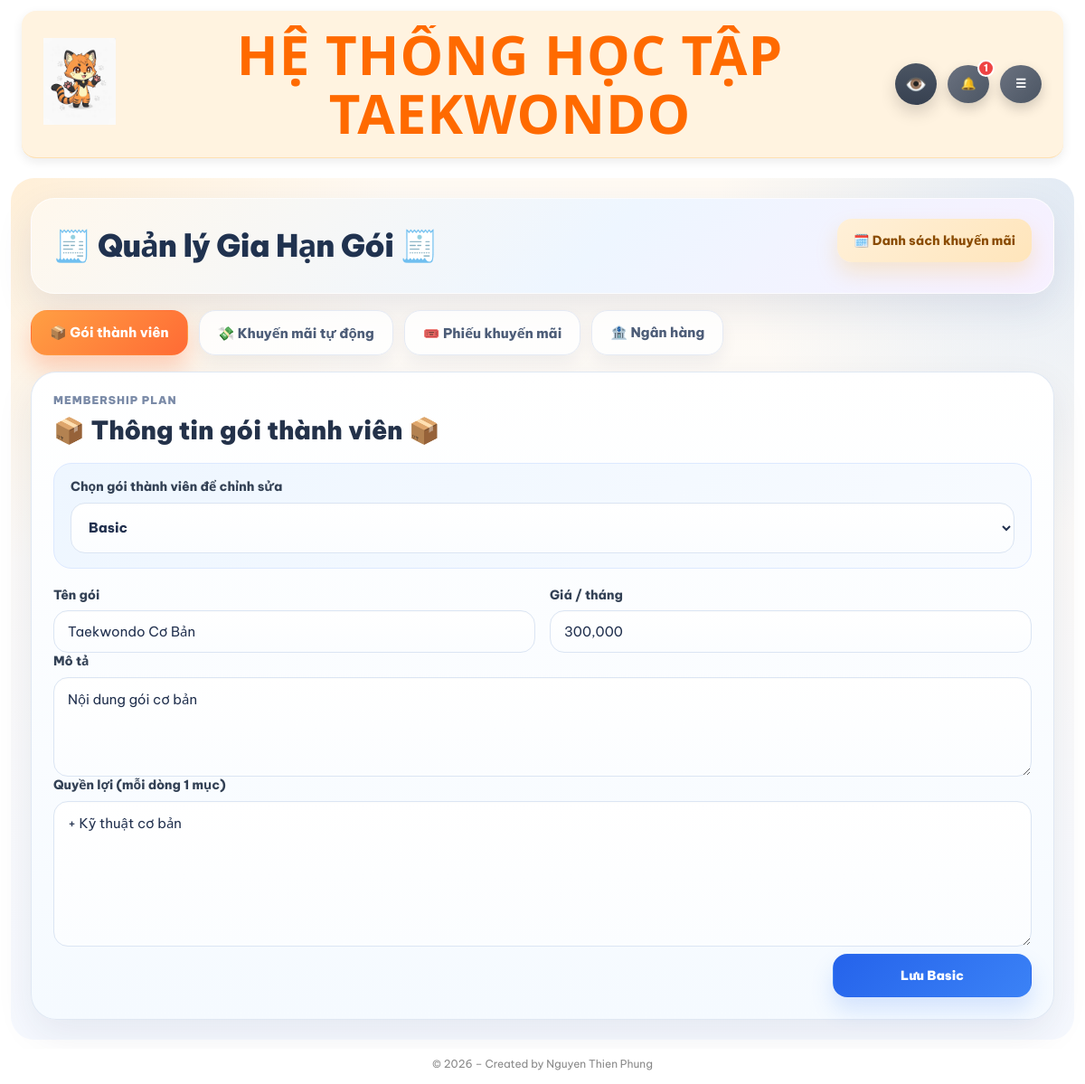
The page /admin/subscription-manager (signed in) on the database its author committed.
### Hệ thống ôn tập Taekwondo-DB.py (models this page shows)
class MemberPlan(db.Model):
    __tablename__ = "member_plan"
    id = db.Column(db.Integer, primary_key=True)
    code = db.Column(db.String(20), unique=True, nullable=False)   # BASIC / PRO / VIP
    name = db.Column(db.String(100), nullable=False)
    price_monthly = db.Column(db.Integer, nullable=False, default=0)
    description = db.Column(db.Text, nullable=True)
    features_text = db.Column(db.Text, nullable=True)  # mỗi dòng 1 quyền lợi
    is_active = db.Column(db.Boolean, default=True, nullable=False)
    sort_order = db.Column(db.Integer, default=0, nullable=False)
    updated_at = db.Column(db.DateTime, default=lambda: datetime.now(VN_TZ), onupdate=lambda: datetime.now(VN_TZ))

### Hệ thống ôn tập Taekwondo-DB.py (the view)
@app.route("/admin/subscription-manager")
@login_required
def admin_subscription_manager():
    if current_user.role != "admin":
        abort(403)
    plans = MemberPlan.query.order_by(MemberPlan.sort_order.asc()).all()
    promotions = PromotionCampaign.query.order_by(PromotionCampaign.created_at.desc()).all()
    bank = PaymentBankSetting.query.filter_by(is_active=True).first()
    users = (
        User.query
        .filter(User.role != "admin")
        .order_by(User.id.asc())
        .all()
    )
    now = datetime.now(VN_TZ).replace(tzinfo=None)
    return render_template(
        "admin_subscription_manager.html",
        plans=plans,
        promotions=promotions,
        bank=bank,
        users=users,
        now_dt=now,
    )

### Hệ thống ôn tập Taekwondo-DB.py (called while the page is built, shortened)
def now_vn():
    return datetime.now(VN_TZ)

@app.before_request
def force_change_password():
    if not current_user.is_authenticated:
        return
    allowed = [
        "account",
        "account_change_password",
        "logout",
        "static"
    ]
    if current_user.must_change_password:
        if request.endpoint not in allowed:
            return redirect(url_for("account"))

@app.context_processor
def inject_year():
    return {"current_year": datetime.now().year}

@app.context_processor
def inject_header_notifications():
    items = []
    unread_count = 0
    try:
        if current_user.is_authenticated:
            cleanup_old_notifications(30)
            if current_user.role == "admin":
                all_admin_items = (
                    Notification.query
                    .filter_by(role="admin")
                    .order_by(Notification.created_at.desc(), Notification.id.desc())
                    .all()
                )
                sorted_items = sorted(all_admin_items, key=admin_notification_priority)
                items = sorted_items[:10]
                unread_count = sum(1 for x in all_admin_items if not x.is_read)
    except Exception as e:
        print("[inject_header_notifications] ERROR:", e)
    return dict(
        header_notifications=items,
        header_notification_unread=unread_count
    )

@app.context_processor
def inject_member_plan_cards():
    try:
        if current_user.is_authenticated:
            return {
                "member_plan_cards": build_member_plan_cards_for_user(current_user),
                "payment_bank_setting": get_active_bank_setting(),
            }
    except Exception as e:
        print("[inject_member_plan_cards] ERROR:", e)
    return {
        "member_plan_cards": [],
        "payment_bank_setting": get_active_bank_setting(),
    }

def admin_notification_priority(n):
    action = (n.action_type or "").strip().lower()
    if action == "renew_request" and not bool(n.is_done):
        return (0, -(n.id or 0))
    if action == "feedback" and not bool(n.is_read) and not bool(n.is_done):
        return (1, -(n.id or 0))
    if action == "renew_request" and bool(n.is_done):
        return (2, -(n.id or 0))
    if action == "feedback":
        return (3, -(n.id or 0))
    return (9, -(n.id or 0))

@login_manager.user_loader
def load_user(user_id):
    return db.session.get(User, int(user_id))

### templates/admin_subscription_manager.html (shortened to what this page needs)
{% extends "base.html" %}
{% block page_css %}
  <link rel="stylesheet" href="{{ url_for('static', filename='css/admin_subscription.css', v=APP_VERSION) }}">
{% endblock %}
{% block content %}
<div class="sub-admin-page">
  <div class="sub-hero">
    <div class="sub-hero__left">
      <h2 class="admin-page-title">🧾 Quản lý Gia Hạn Gói 🧾</h2>
    </div>
    <div class="sub-hero__right">
      <button type="button" class="sub-hero-btn sub-hero-btn--soft" id="btnOpenPromoPopup">
        🗓️ Danh sách khuyến mãi
      </button>
    </div>
  </div>
  <div class="sub-tabs" id="subTabs">
    <button type="button" class="sub-tab is-active" data-tab="plans">📦 Gói thành viên</button>
    <button type="button" class="sub-tab" data-tab="campaign">💸 Khuyến mãi tự động</button>
    <button type="button" class="sub-tab" data-tab="voucher">🎟️ Phiếu khuyến mãi</button>
    <button type="button" class="sub-tab" data-tab="bank">🏦 Ngân hàng</button>
  </div>
  <div class="sub-panels">
    <section class="sub-panel is-active" data-panel="plans">
      <div class="sub-card sub-card--blue">
        <div class="sub-card-head">
          <div>
            <div class="sub-section-kicker">Membership Plan</div>
            <h3>📦 Thông tin gói thành viên 📦</h3>
          </div>
        </div>
        <div class="sub-highlight-box">
          <div class="sub-form">
            <div class="sub-row">
              <label for="planSwitcher">Chọn gói thành viên để chỉnh sửa</label>
              <select id="planSwitcher" class="plan-switcher">
                {% for p in plans %}
                  {% set code_upper = (p.code or '')|upper %}
                  {% if code_upper in ['BASIC', 'PRO', 'VIP'] %}
                    <option value="{{ code_upper }}">
                      {{ 'Basic' if code_upper == 'BASIC' else 'Pro' if code_upper == 'PRO' else 'Vip' }}
                    </option>
                  {% endif %}
                {% endfor %}
              </select>
            </div>
          </div>
        </div>
        <div class="plan-panels">
          {% for p in plans %}
            {% set code_upper = (p.code or '')|upper %}
            {% if code_upper in ['BASIC', 'PRO', 'VIP'] %}
            <form method="post"
                  action="{{ url_for('admin_save_plan', plan_id=p.id) }}"
                  class="sub-form plan-panel"
                  data-plan-code="{{ code_upper }}"
                  {% if not loop.first %}style="display:none;"{% endif %}>
              <div class="sub-panel-grid">
                <div class="sub-row">
                  <label>Tên gói</label>
                  <input type="text" name="name" value="{{ p.name }}">
                </div>
                <div class="sub-row">
                  <label>Giá / tháng</label>
                  <input type="text"
                         name="price_monthly_display"
                         value="{{ "{:,}".format(p.price_monthly) if p.price_monthly else '' }}"
                         class="price-input">
                </div>
              </div>
              <div class="sub-row">
                <label>Mô tả</label>
                <textarea name="description" rows="3">{{ p.description or '' }}</textarea>
              </div>
              <div class="sub-row">
                <label>Quyền lợi (mỗi dòng 1 mục)</label>
                <textarea name="features_text" rows="7">{{ p.features_text or '' }}</textarea>
              </div>
              <div class="sub-actions">
                <button class="ui-btn ui-btn--primary sub-btn-save" type="submit">
                  Lưu {{ 'Basic' if code_upper == 'BASIC' else 'Pro' if code_upper == 'PRO' else 'Vip' }}
                </button>
              </div>
            </form>
            {% endif %}
          {% endfor %}
        </div>
      </div>
    </section>
  </div>
</div>
{% endblock %}

### static/css/base.css (style rules this page uses)
* { box-sizing: border-box; font-family: Arial, Helvetica, sans-serif; }
html, body { margin:0; padding:0; height:100%; overflow:auto; }
body { min-height: 100vh; font-family: "Segoe UI", sans-serif; color: #222; background: none; }
:root { --font-main: "Be Vietnam Pro", system-ui, -apple-system, "Segoe UI", Roboto, "Helvetica Neue", Arial, "Noto Sans", "Liberation Sans", sans-serif; }
html, body { font-family: var(--font-main) !important; text-rendering: geometricPrecision; -webkit-font-smoothing: antialiased; -moz-osx-font-smoothing: grayscale; }
*, *::before, *::after { font-family: inherit; }
button, input, select, textarea { font-family: inherit !important; }
h1, h2, h3, h4, h5, h6 { font-family: inherit !important; }
small, label, a, p, span, li { font-family: inherit !important; }

### static/css/login.css (style rules this page uses)
.ui-btn { display:inline-flex; align-items:center; justify-content:center; gap: 8px; padding: 10px 12px; border-radius: 12px; font-weight: 700; border: 1px solid rgba(0,0,0,0.10); text-decoration:none; cursor:pointer; }
.ui-btn--primary { background: #2563eb; border-color: rgba(37,99,235,0.45); color: #fff; }

### static/css/ui.css (style rules this page uses)
:root { --ui-radius-pill: 999px; --ui-radius-12: 12px; --ui-radius-14: 14px; --ui-radius-18: 18px; --ui-blue-1:#2563eb; --ui-blue-2:#3b82f6; --ui-green-1:#16a34a; --ui-green-2:#22c55e; --ui-red-1:#ef4444; --ui-red-2:#dc2626; --ui-gray-1:#6b7280; --ui-gray-2:#4b5563; --ui-yellow-1:#ffe066; --ui-yellow-2:#f7b500; --ui-pink-1:#fda4af; --ui-pink-2:#fb7185; --ui-shadow-main: 0 6px 14px rgba(0,0,0,.18); --ui-shadow-soft: 0 14px 30px rgba(0,0,0,.10); --ui-focus-ring: 0 0 0 4px rgba(37,99,235,.14); }
.ui-btn { appearance:none; border: 1px solid transparent; cursor:pointer; display:inline-flex; align-items:center; justify-content:center; gap:8px; height: 46px; width:46px; padding: 0 18px; border-radius: var(--ui-radius-pill); font-size:14px; font-weight:900; line-height:1; color:#fff; background:linear-gradient(135deg,var(--ui-blue-1),var(--ui-blue-2)); box-shadow: var(--ui-shadow-main); transition: transform .16s ease, filter .16s ease, box-shadow .16s ease; text-decoration: none; user-select: none; box-sizing: border-box; }
.ui-btn--primary { background:linear-gradient(135deg,var(--ui-blue-1),var(--ui-blue-2)); }
.ui-btn--primary { width:150px; }

### static/css/result.css (style rules this page uses)
:root { --rs-text: #111827; --rs-muted:#6b7280; --rs-red:#e53935; --rs-orange:#ea580c; --rs-border:#e5e7eb; --rs-card:#ffffff; --rs-soft-blue:#f7fbff; --rs-soft-blue-bd:#e3eef8; --rs-shadow: 0 20px 50px rgba(0,0,0,.18); }

### static/css/mobile.css (style rules this page uses)
:root { --m-gap: 12px; --m-gap-sm: 10px; --m-radius: 14px; --m-radius-lg: 18px; --m-font-xs: 12px; --m-font-sm: 13px; --m-font-md: 14px; --m-font-lg: 16px; --m-font-xl: 18px; --m-font-2xl: 22px; --m-header-h: 74px; --m-btn-h: 44px; --m-input-h: 44px; }
html { -webkit-text-size-adjust: 100%; }

### rows shown on the page
MemberPlan: name "Taekwondo Cơ Bản", price_monthly_display "300,000", description "Nội dung gói cơ bản", features_text "+ Kỹ thuật cơ bản", code "Basic"

### other values the page prints
{{ header_notification_unread }} "1"
form field value "Basic"
